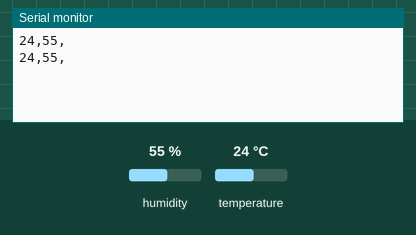
Recording of a sketch running on a simulated Arduino Uno, built with avr-gcc and run on an emulated ATmega328P. On the bench: the last lines printed to the serial monitor. The inputs (shaded band) are chosen by the test bench; at power-on: humidity 55 %, temperature 24 °C.

Above: at 5.8 s.
5.9 s: humidity set to 22 %
At 9.4 s:
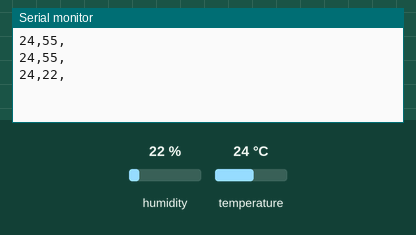
10.2 s: temperature set to 12 °C
At 12.5 s:
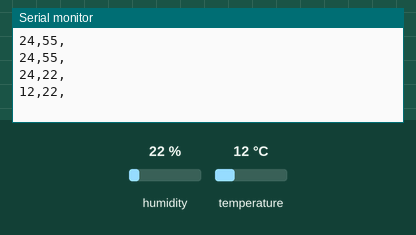
14.5 s: humidity set to 40 %
At 17.6 s:
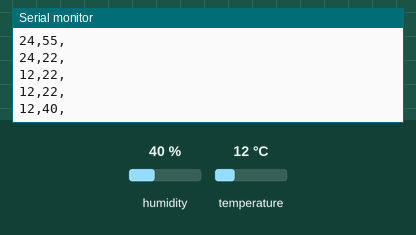
Timing chart, 0 to 19.1 s (numbered marks = the images above; inputs shaded):
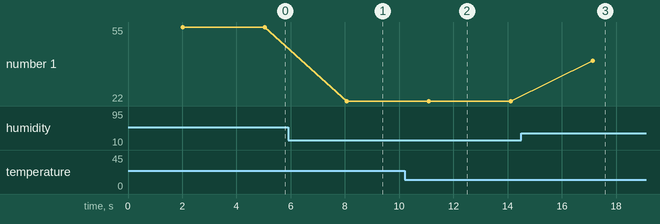

Measured:
- after the input at 5.9 s, the serial monitor: prints a new line after 2.2 s (image 1)
- after the input at 10.2 s, the serial monitor: prints a new line after 0.90 s (image 2)
- after the input at 14.5 s, the serial monitor: prints a new line after 2.6 s (image 3)
- plotted number 1: 55 → 22 after the input at 5.9 s, 22 → 40 after the input at 14.5 s

The sketch:

Temperature_read_on_vb.ino
```cpp
#include "DHT.h"

#define DHTPIN 12     // what pin we're connected to

//Uncomment whatever the type of sensor we are using.
#define DHTTYPE DHT11   // DHT 11  dht(DHTPIN, DHTTYPE);
 DHT dht(DHTPIN, DHTTYPE);

String TextForSms ;
String humidity = " Humidity: %";
String temperature = "   Temperature";
String sign = " *C";

char fromc; // character from computer

void setup() {
  Serial.begin(9600);
 // Serial.println("DHT11 test!");

  dht.begin();
}

void loop() {

  delay(2000);
   int h = dht.readHumidity();
  // Read temperature as Celsius
  int t = dht.readTemperature();
  // Read temperature as Fahrenheit
  int f = dht.readTemperature(true);

  // Check if any reads failed and exit early (to try again).
  if (isnan(h) || isnan(t) || isnan(f)) {
    Serial.println("Failed to read from DHT sensor!");
    return;
  }

  int hi = dht.computeHeatIndex(f, h);


   TextForSms = TextForSms + t + "," + h + ","; // sorry comma
Serial.println(TextForSms);
     TextForSms = "";
   delay(1000);


}
```
